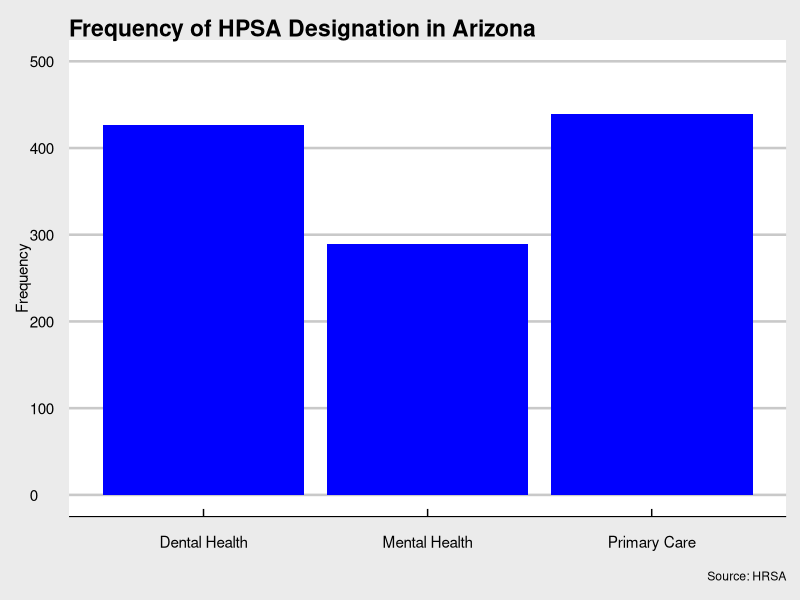
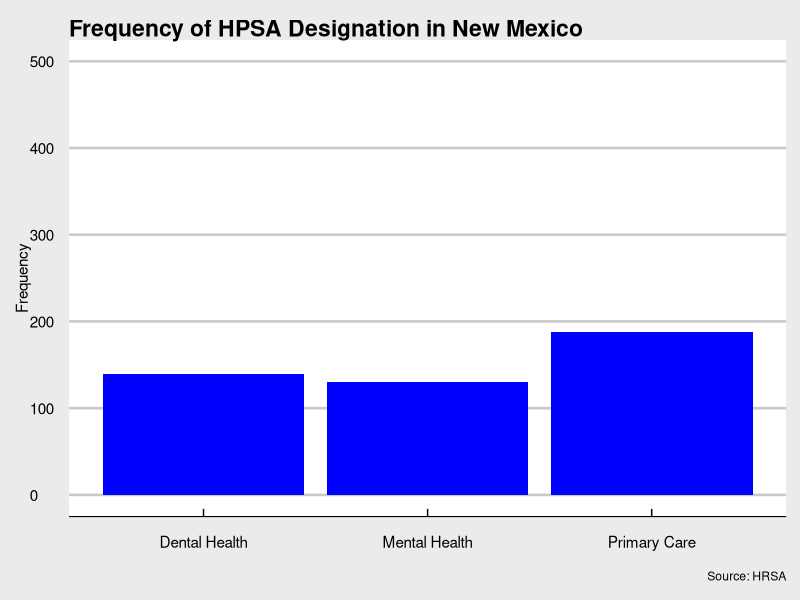
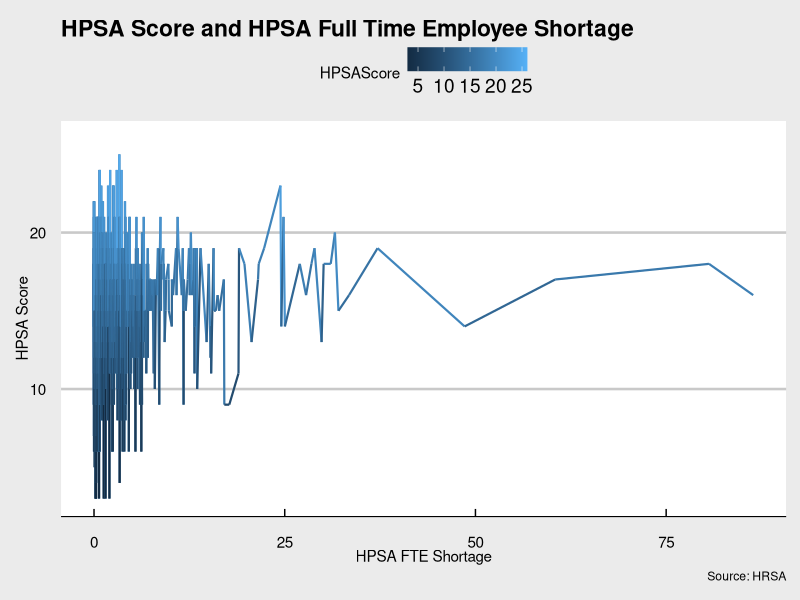
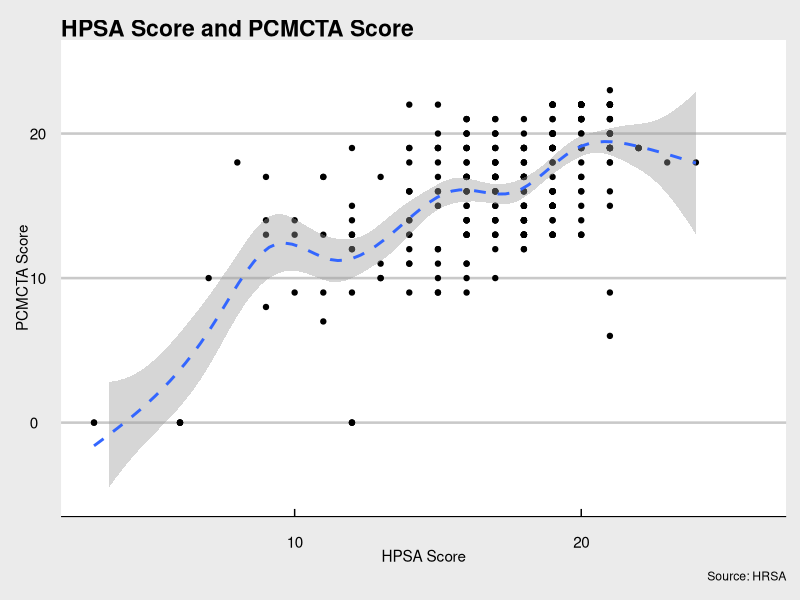
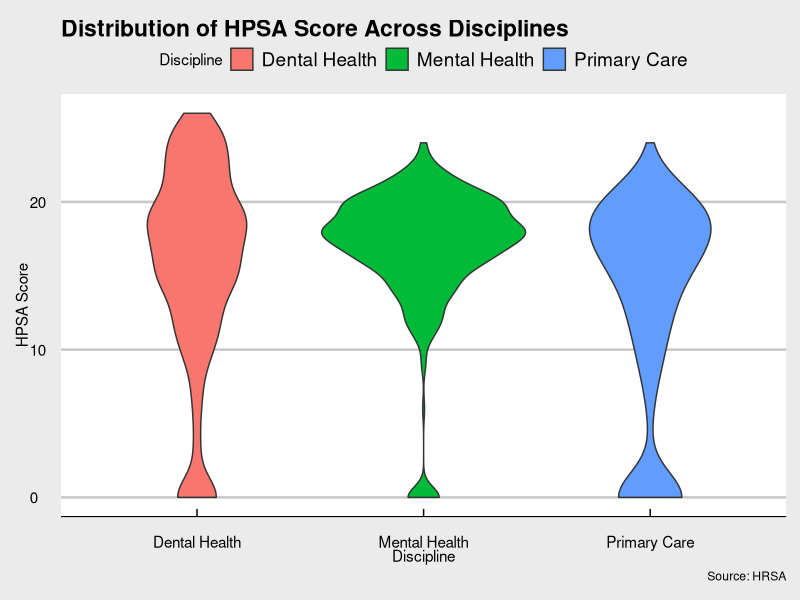

Generate these figures, in order, with R:
## ---- chunk 1
#load libraries
library(tidyverse)
library(ggplot2)
library(haven)
library(here)
library(ggthemes)

#load and clean data

data <- read_csv(
  here("Hpsa_Find_Export.csv")
  ) 

data <- data %>%
  filter(PrimaryStateName == "New Mexico" | PrimaryStateName == "Arizona")
## ---- chunk 2
data %>%
  filter(PrimaryStateName == "Arizona") %>%
  ggplot(aes(x=Discipline)) +
  geom_bar(fill = "blue", position = "dodge") +
  labs(
    title = "Frequency of HPSA Designation in Arizona",
    x = "",
    y = "Frequency",
    caption = "Source: HRSA"
  ) +
  theme_economist_white() +
  scale_y_continuous(limits = c(0, 500))
  
data %>%
  filter(PrimaryStateName == "New Mexico") %>%
  ggplot(aes(x=Discipline)) +
  geom_bar(fill = "blue", position = "dodge") +
  labs(
    title = "Frequency of HPSA Designation in New Mexico",
    x = "",
    y = "Frequency",
    caption = "Source: HRSA"
  ) +
  theme_economist_white() +
  scale_y_continuous(limits = c(0, 500))

## ---- chunk 3
data %>%
  filter(HPSAScore > 0) %>%
  ggplot(aes(x=HPSAFTEShort, y=HPSAScore, color = HPSAScore) )+
  geom_line(size = 0.75) +
  labs(
    title = "HPSA Score and HPSA Full Time Employee Shortage",
    x = "HPSA FTE Shortage",
    y = "HPSA Score",
    caption = "Source: HRSA"
  ) +
  theme_economist_white()
## ---- chunk 4
data %>%
  filter(HPSAScore > 0) %>%
  ggplot(aes(x=HPSAScore, y=PCMCTAScore)) +
  geom_point() +
  geom_smooth(linetype = "dashed") +
  labs(
    title = "HPSA Score and PCMCTA Score",
    x = "HPSA Score",
    y = "PCMCTA Score",
    caption = "Source: HRSA"
  ) +
  theme_economist_white() +
  scale_y_continuous(limits = c(-5, 25))
## ---- chunk 5
data %>%
  ggplot(aes(x = Discipline, y = HPSAScore, fill = Discipline)) +
  geom_violin() +
  labs(
    title = "Distribution of HPSA Score Across Disciplines",
    x = "Discipline",
    y = "HPSA Score",
    caption = "Source: HRSA"
  ) +
  theme_economist_white()
